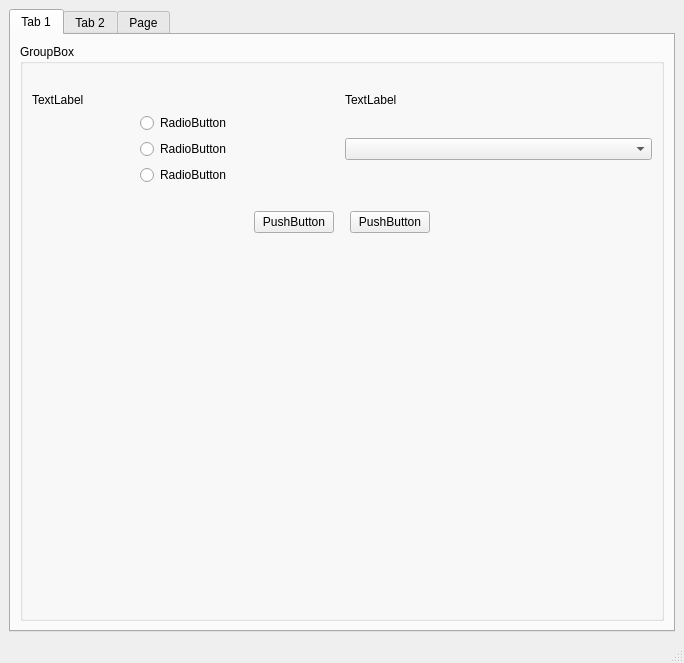
<?xml version="1.0" encoding="UTF-8"?>
<ui version="4.0">
 <class>MainWindow</class>
 <widget class="QMainWindow" name="MainWindow">
  <property name="geometry">
   <rect>
    <x>0</x>
    <y>0</y>
    <width>684</width>
    <height>663</height>
   </rect>
  </property>
  <property name="windowTitle">
   <string>MainWindow</string>
  </property>
  <widget class="QWidget" name="centralwidget">
   <layout class="QGridLayout" name="gridLayout_2">
    <item row="0" column="0">
     <widget class="QTabWidget" name="tabWidget">
      <property name="currentIndex">
       <number>0</number>
      </property>
      <widget class="QWidget" name="tab">
       <attribute name="title">
        <string>Tab 1</string>
       </attribute>
       <layout class="QGridLayout" name="gridLayout">
        <item row="0" column="0">
         <widget class="QGroupBox" name="groupBox">
          <property name="title">
           <string>GroupBox</string>
          </property>
          <layout class="QVBoxLayout" name="verticalLayout">
           <item>
            <spacer name="verticalSpacer">
             <property name="orientation">
              <enum>Qt::Vertical</enum>
             </property>
             <property name="sizeType">
              <enum>QSizePolicy::Fixed</enum>
             </property>
             <property name="sizeHint" stdset="0">
              <size>
               <width>20</width>
               <height>20</height>
              </size>
             </property>
            </spacer>
           </item>
           <item>
            <layout class="QHBoxLayout" name="horizontalLayout">
             <item>
              <widget class="QLabel" name="label_2">
               <property name="text">
                <string>TextLabel</string>
               </property>
              </widget>
             </item>
             <item>
              <widget class="QLabel" name="label">
               <property name="text">
                <string>TextLabel</string>
               </property>
              </widget>
             </item>
            </layout>
           </item>
           <item>
            <layout class="QHBoxLayout" name="horizontalLayout_2">
             <item>
              <layout class="QVBoxLayout" name="verticalLayout_2">
               <item alignment="Qt::AlignHCenter">
                <widget class="QRadioButton" name="radioButton">
                 <property name="text">
                  <string>RadioButton</string>
                 </property>
                </widget>
               </item>
               <item alignment="Qt::AlignHCenter">
                <widget class="QRadioButton" name="radioButton_2">
                 <property name="text">
                  <string>RadioButton</string>
                 </property>
                </widget>
               </item>
               <item alignment="Qt::AlignHCenter">
                <widget class="QRadioButton" name="radioButton_3">
                 <property name="text">
                  <string>RadioButton</string>
                 </property>
                </widget>
               </item>
              </layout>
             </item>
             <item>
              <widget class="QComboBox" name="comboBox"/>
             </item>
            </layout>
           </item>
           <item>
            <spacer name="verticalSpacer_3">
             <property name="orientation">
              <enum>Qt::Vertical</enum>
             </property>
             <property name="sizeType">
              <enum>QSizePolicy::Fixed</enum>
             </property>
             <property name="sizeHint" stdset="0">
              <size>
               <width>20</width>
               <height>20</height>
              </size>
             </property>
            </spacer>
           </item>
           <item>
            <layout class="QHBoxLayout" name="horizontalLayout_3">
             <item>
              <spacer name="horizontalSpacer">
               <property name="orientation">
                <enum>Qt::Horizontal</enum>
               </property>
               <property name="sizeHint" stdset="0">
                <size>
                 <width>40</width>
                 <height>20</height>
                </size>
               </property>
              </spacer>
             </item>
             <item>
              <widget class="QPushButton" name="pushButton">
               <property name="sizePolicy">
                <sizepolicy hsizetype="Preferred" vsizetype="Fixed">
                 <horstretch>0</horstretch>
                 <verstretch>0</verstretch>
                </sizepolicy>
               </property>
               <property name="text">
                <string>PushButton</string>
               </property>
              </widget>
             </item>
             <item>
              <spacer name="horizontalSpacer_3">
               <property name="orientation">
                <enum>Qt::Horizontal</enum>
               </property>
               <property name="sizeType">
                <enum>QSizePolicy::Fixed</enum>
               </property>
               <property name="sizeHint" stdset="0">
                <size>
                 <width>10</width>
                 <height>20</height>
                </size>
               </property>
              </spacer>
             </item>
             <item>
              <widget class="QPushButton" name="pushButton_2">
               <property name="text">
                <string>PushButton</string>
               </property>
              </widget>
             </item>
             <item>
              <spacer name="horizontalSpacer_2">
               <property name="orientation">
                <enum>Qt::Horizontal</enum>
               </property>
               <property name="sizeHint" stdset="0">
                <size>
                 <width>40</width>
                 <height>20</height>
                </size>
               </property>
              </spacer>
             </item>
            </layout>
           </item>
           <item>
            <spacer name="verticalSpacer_2">
             <property name="orientation">
              <enum>Qt::Vertical</enum>
             </property>
             <property name="sizeHint" stdset="0">
              <size>
               <width>20</width>
               <height>40</height>
              </size>
             </property>
            </spacer>
           </item>
          </layout>
         </widget>
        </item>
       </layout>
      </widget>
      <widget class="QWidget" name="tab_2">
       <attribute name="title">
        <string>Tab 2</string>
       </attribute>
      </widget>
      <widget class="QWidget" name="tab_3">
       <attribute name="title">
        <string>Page</string>
       </attribute>
      </widget>
     </widget>
    </item>
   </layout>
  </widget>
  <widget class="QMenuBar" name="menubar">
   <property name="geometry">
    <rect>
     <x>0</x>
     <y>0</y>
     <width>684</width>
     <height>22</height>
    </rect>
   </property>
  </widget>
  <widget class="QStatusBar" name="statusbar"/>
 </widget>
 <resources/>
 <connections/>
</ui>
